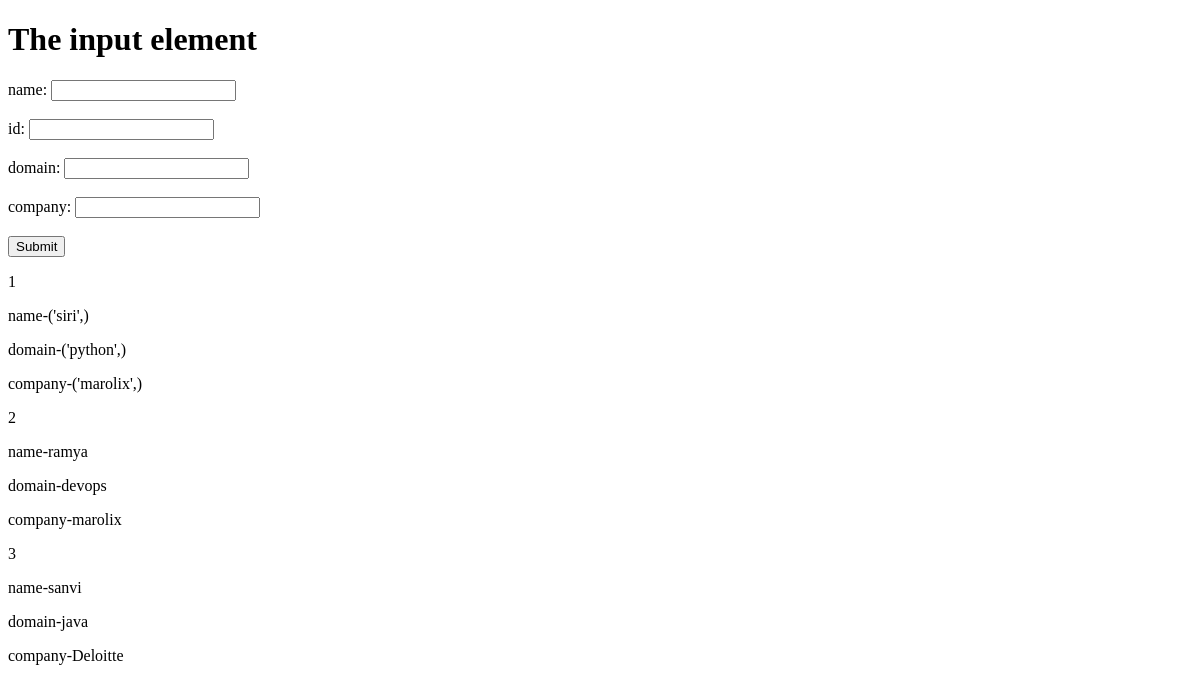
Before: / with the older database file.
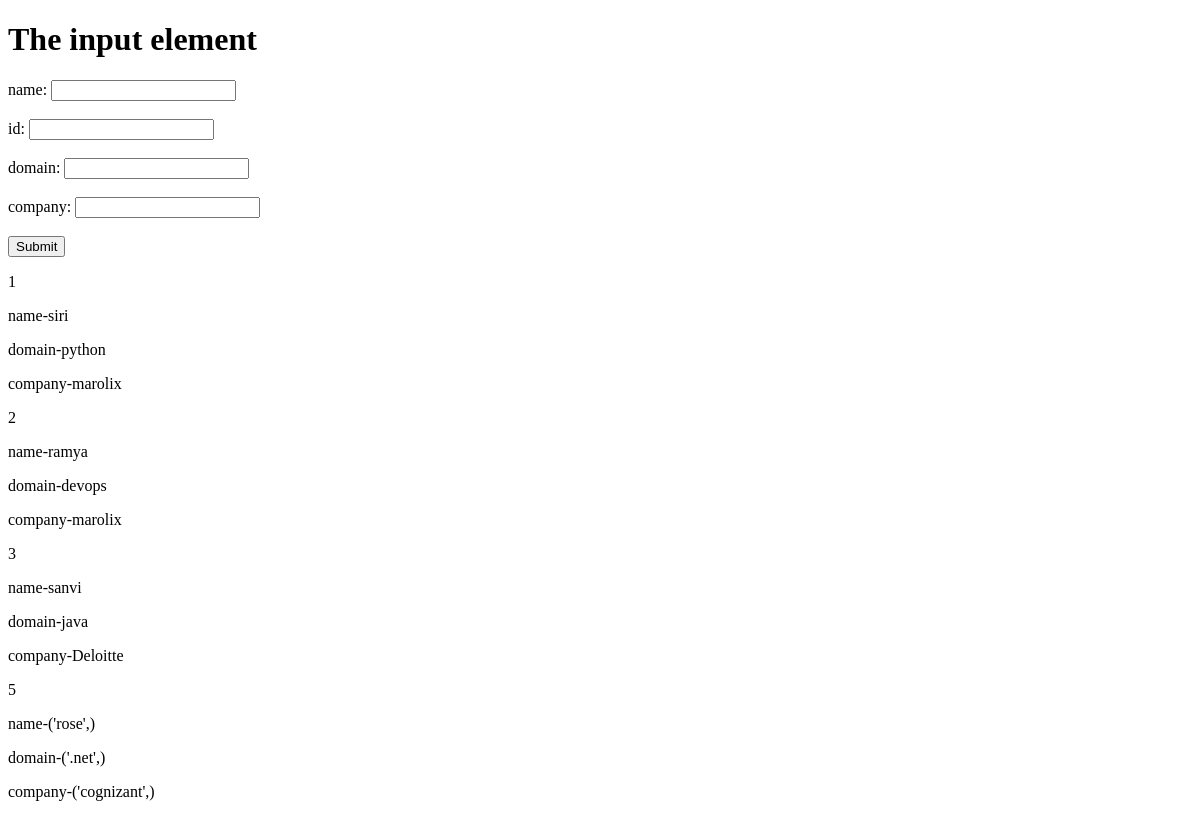
After: the same page with the newer database file.
### FirstApp/models.py (models this page shows)
class Employee(models.Model):
    name = models.CharField(max_length=100)
    domain = models.CharField(max_length=100)
    company = models.CharField(max_length=100)

### FirstApp/views.py (the view, shortened to what this page needs)
# urls.py: path('',views.greet),
def greet(request):
    employees = Employee.objects.all()
    return render(request,"index.html",{"data":employees})

### FirstApp/templates/index.html (shortened to what this page needs)
<!DOCTYPE html>
<html>
<body>
  <h1>The input element</h1>
  <form method = 'POST'>
    <label for="name" >name:</label>
    <input type="text" name="name" ><br><br>
    <label for="id" >id:</label>
    <input type="text" name="id" ><br><br>
    <label for="domain" >domain:</label>
    <input type="text" name="domain" ><br><br>
    <label for="company" >company:</label>
    <input type="text" name="company" ><br><br>
    <input type="submit" value="Submit" >
   </form>
    {% for emp in data%}
    <div>
      <p>{{emp.id}}</p>
      <p>name-{{emp.name}}</p>
      <p>domain-{{emp.domain}}</p>
      <p>company-{{emp.company}}</p>
    </div>
    {% endfor %}
</body>
</html>

Changed rows visible on the page:
changed Employee id 1: name "('siri',)" → "siri"; domain "('python',)" → "python"; company "('marolix',)" → "marolix"
added Employee: id "5", name "('rose',)", domain "('.net',)", company "('cognizant',)"
